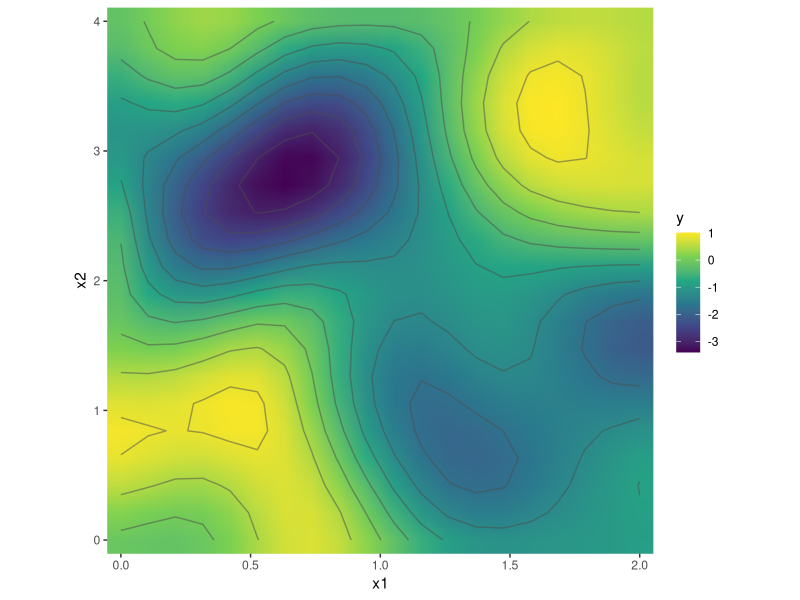
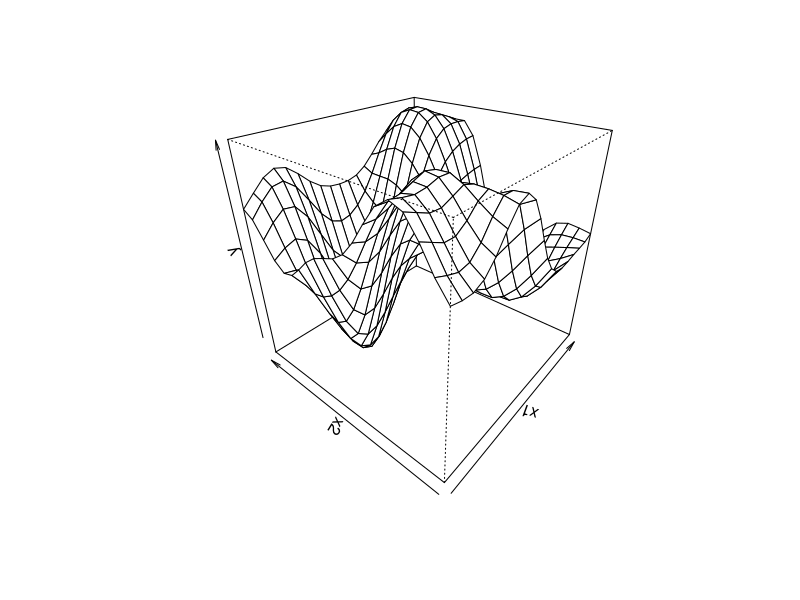
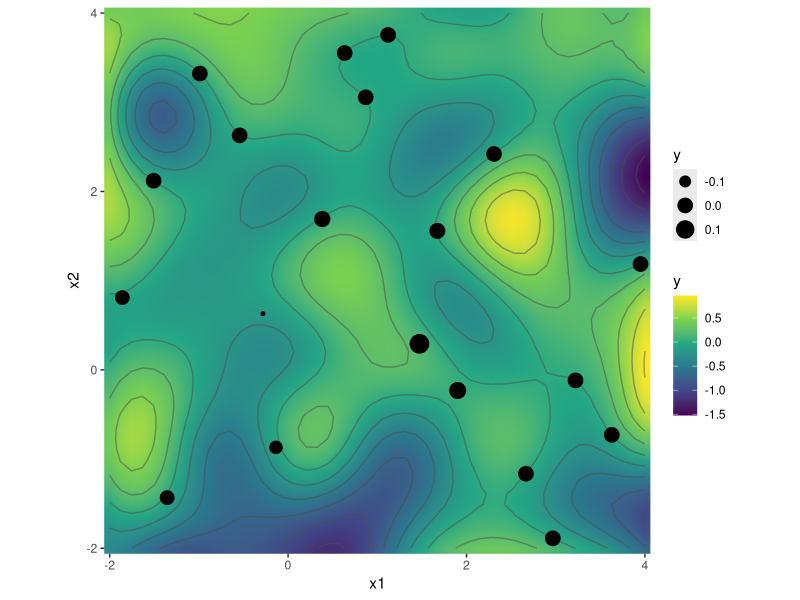

Write the R code that produced these figures, in order. (Note: this script raises an error after producing the figures.)
## Status: product kernel prior section works. multiple lenght scale, varying index, 3d plot, all works
## Need to work through section where we fit data. and make it all work with one kernel function
## kernel has sigma in it now, but not same form as exp(-s*(abs(X1[i]-X2[j])/l)^2); ^2 is different
### works, but sigma acts in the opposite as I thought it should; smaller = less wiggle. look into

########### THIS IS NOT REALLY WORKING CORRECTLY, STILL WORK IN PROGRESS ##################


library("ggplot2") # plotting
# library("plgp")    # for distance() function
library("lhs")     # for siulating new data
library("kernlab") # for kernel computation

# kernel function
# rbf_D <- function(X, s = 0.5, l=0.5, eps = sqrt(.Machine$double.eps), diag = TRUE){
#   D <- plgp::distance(X)
#   # Sigma <- exp(-D/l)^2 + diag(eps, nrow(X)) # works, hold on to for a moment
#   Sigma <- exp(s*(-D/l))^2
#   if(isTRUE(diag)){
#     Sigma <- Sigma + diag(eps, nrow(X))
#   }
# }


# prior
pn = 20
rbfkernel <- rbfdot(sigma = 0.75)
# rbfkernel <- stringdot(length = 2)
           
x1_star <- seq(0, 2, length = pn)
x2_star <- seq(0, 4, length = pn)
X12 <- as.matrix(expand.grid(x1_star, x2_star))
X21 <- as.matrix(expand.grid(x2_star, x1_star))
Sigma12 <- kernelMatrix(rbfkernel, X12)
Sigma21 <- kernelMatrix(rbfkernel, X21)
Sigma <- Sigma12 * Sigma21 # product kernel
Y_prior <- MASS::mvrnorm(1,rep(0,dim(Sigma)[1]), Sigma)
prior_plot <- data.frame(y=Y_prior,x1=X12[,1],x2=X12[,2])
ggplot(prior_plot, aes(x=x1, y=x2)) +
  geom_raster(aes(fill=y), interpolate = TRUE) +
  geom_contour(aes(z=y), bins = 12, color = "gray30", 
               size = 0.5, alpha = 0.5) +
  coord_fixed(ratio = max(x1_star)/max(x2_star)) +
  scale_x_continuous(expand=c(0,0)) +
  scale_y_continuous(expand=c(0,0)) +
  scale_fill_viridis_c(option = "viridis")
# perspective plot
persp(x1_star,x2_star, matrix(Y_prior, ncol=pn),
      theta=-50,phi=30,xlab="x1",ylab="x2",zlab="y")

# library("rgl")
# open3d()
# bg3d("white")
# material3d(col = "black")
# z <- matrix(Y_prior, nrow = pn)
# persp3d(x1_star,x2_star, z, aspect = c(1, 1, 0.5), col="lightgray", smooth=TRUE)

# sim X data
Xn = 20
n  = 50
X <- randomLHS(Xn, 2)
X[,1] <- (X[,1] - 0.5)*6 + 1
X[,2] <- (X[,2] - 0.5)*6 + 1
# sim Y from X
y <- X[,1] * exp(-X[,1]^2 - X[,2]^2)
# sim XX data
xx <- seq(-2,4, length = n)
XX <- as.matrix(expand.grid(xx, xx))

# k.xx
Sigma <- kernelMatrix(rbfkernel, X)
# k.xsxs
SXX <- kernelMatrix(rbfkernel, XX)
# k.xsx and t(k.xsx) = k.xxs
SX <- kernelMatrix(rbfkernel, XX, X)
# k.xx^-1
Si <- solve(Sigma)
# fit
mup <- SX %*% Si %*% y # k.xsx%*%solve(k.xx)%*%f$y
Sigmap <- SXX - SX %*% Si %*% t(SX) # k.xsxs - k.xsx%*%solve(k.xx)%*%k.xxs
sdp <- sqrt(diag(Sigmap))
YY2 <- MASS::mvrnorm(1,mup,Sigmap)

pp <- data.frame(y=YY2,x1=XX[,1],x2=XX[,2])
ggplot(data = pp,aes(x=x1,y=x2)) +
  geom_raster(aes(fill=y), interpolate = TRUE) +
  geom_contour(aes(z=y), bins = 12, color = "gray30", 
               size = 0.5, alpha = 0.5) +
  geom_point(data = data.frame(x1=X[,1], x2=X[,2], y = y), 
             aes(x=x1,y=x2, size = y)) +
  coord_equal() +
  scale_x_continuous(expand=c(0,0)) +
  scale_y_continuous(expand=c(0,0)) +
  scale_fill_viridis_c(option = "viridis")

# open3d()
# bg3d("white")
# material3d(col = "black")
z <- matrix(YY2, nrow = n)
persp3d(xx, xx, z, aspect = c(1, 1, 0.5), col="lightgray", smooth=TRUE)
spheres3d(X[,1], X[,2], z = y, radius = 0.05, color = "red")
